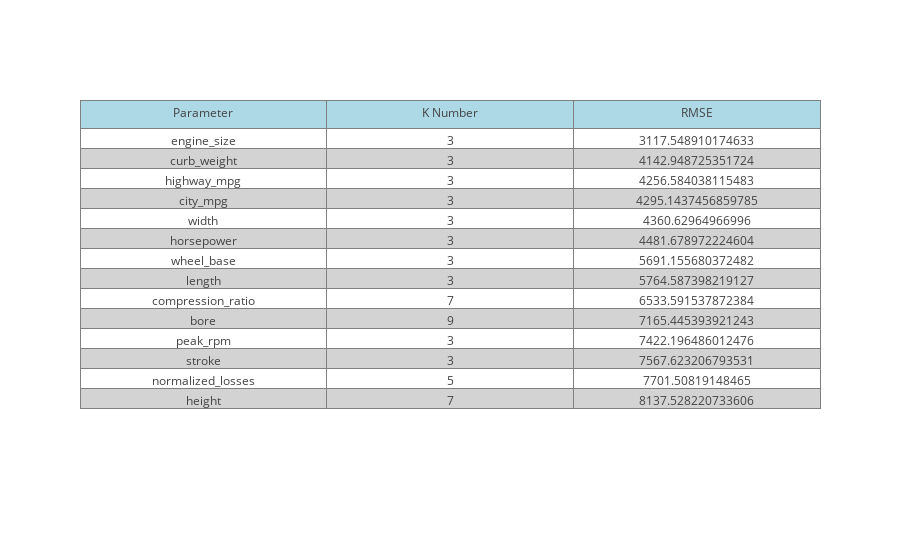

Notebook code cell kept with this figure:
### Code cell
color1 = 'white'
color2 = 'lightgrey'
header_color = "lightblue"

fig = go.Figure(data=[go.Table( 
    header=dict(values=["Parameter", "K Number", "RMSE"], 
                fill_color=header_color), 
    cells=dict(values=[column_names, k_numbers, rmse_column],
              fill_color = [[color1, color2]*10])) ]) 
iplot(fig)

### Figure 1 — Plotly figure (JSON) as saved in the notebook; plotly's stock layout.template omitted (floating-point values rounded to 4 significant figures)
{"data": [{"cells": {"fill": {"color": [["white", "lightgrey", "white", "lightgrey", "white", "lightgrey", "white", "lightgrey", "white", "lightgrey", "white", "lightgrey", "white", "lightgrey", "white", "lightgrey", "white", "lightgrey", "white", "lightgrey"]]}, "values": [["engine_size", "curb_weight", "highway_mpg", "city_mpg", "width", "horsepower", "wheel_base", "length", "compression_ratio", "bore", "peak_rpm", "stroke", "normalized_losses", "height"], [3, 3, 3, 3, 3, 3, 3, 3, 7, 9, 3, 3, 5, 7], [3118.0, 4143.0, 4257.0, 4295.0, 4361.0, 4482.0, 5691.0, 5765.0, 6534.0, 7165.0, 7422.0, 7568.0, 7702.0, 8138.0]]}, "header": {"fill": {"color": "lightblue"}, "values": ["Parameter", "K Number", "RMSE"]}, "type": "table", "uid": "7abef8ba-56bd-4a38-95b5-239ba000a546"}], "layout": {}}
